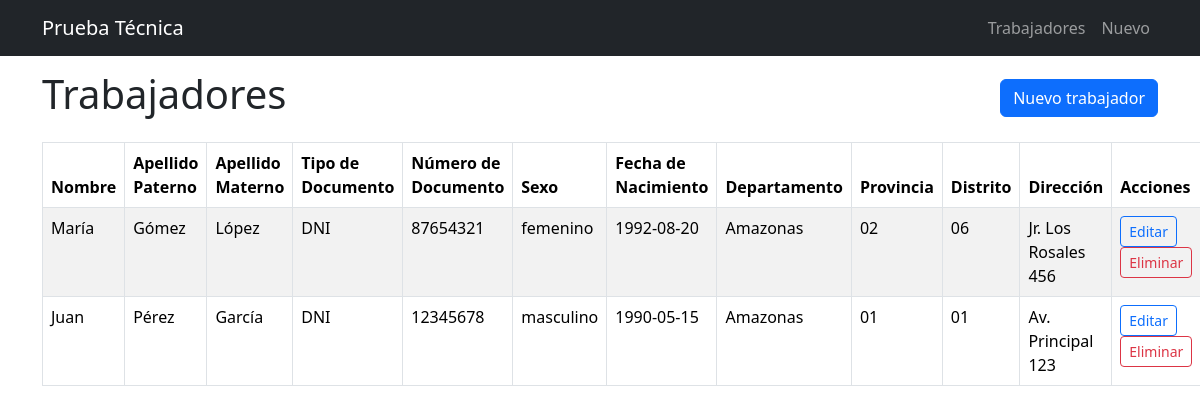
The page / on the database its author committed.
### tables this page shows
CREATE TABLE IF NOT EXISTS trabajadores (
  id INT AUTO_INCREMENT PRIMARY KEY,
  nombre VARCHAR(255) NOT NULL,
  apellido_paterno VARCHAR(255) DEFAULT NULL,
  apellido_materno VARCHAR(255) DEFAULT NULL,
  tipo_documento VARCHAR(50) DEFAULT NULL,
  numero_documento VARCHAR(50) DEFAULT NULL,
  sexo VARCHAR(20) DEFAULT NULL,
  fecha_nacimiento DATE DEFAULT NULL,
  departamento_id VARCHAR(255) DEFAULT NULL,
  provincia_id VARCHAR(255) DEFAULT NULL,
  distrito_id VARCHAR(255) DEFAULT NULL,
  direccion VARCHAR(500) DEFAULT NULL,
  position VARCHAR(255) DEFAULT NULL,
  email VARCHAR(255) DEFAULT NULL,
  salary DECIMAL(10,2) DEFAULT 0,
  created_at TIMESTAMP DEFAULT CURRENT_TIMESTAMP
);

### controllers/TrabajadoresController.php (called while the page is built, shortened)
<?php
class TrabajadoresController
{
    protected $trabajadorModel;
    public function __construct(PDO $pdo)
    {
        $this->trabajadorModel = new Trabajador($pdo);
    }
    protected function render($view, $data = [])
    {
        extract($data);
        include __DIR__ . '/../views/layout/header.php';
        include __DIR__ . '/../views/' . $view . '.php';
        include __DIR__ . '/../views/layout/footer.php';
    }
    public function index()
    {
        $trabajadores = $this->trabajadorModel->all();
        $this->render('trabajadores/index', ['trabajadores' => $trabajadores]);
    }
}

### models/Trabajador.php (called while the page is built, shortened)
<?php
class Trabajador
{
    protected $db;
    public function __construct(PDO $pdo)
    {
        $this->db = $pdo;
    }
    public function all()
    {
        $stmt = $this->db->query('SELECT
            t.id,
            t.nombre,
            t.apellido_paterno,
            t.apellido_materno,
            t.tipo_documento,
            t.numero_documento,
            t.sexo,
            t.fecha_nacimiento,
            t.direccion,
            t.position,
            t.email,
            t.salary,
            t.created_at,
            COALESCE(dist.descripcion, t.distrito_id, "-") AS distrito,
            COALESCE(prov.descripcion, t.provincia_id, "-") AS provincia,
            COALESCE(dep.descripcion, t.departamento_id, "-") AS departamento
        FROM trabajadores t
        LEFT JOIN ubigeodistrito dist ON t.distrito_id COLLATE utf8mb4_unicode_ci = dist.id COLLATE utf8mb4_unicode_ci
        LEFT JOIN ubigeoprovincia prov ON t.provincia_id COLLATE utf8mb4_unicode_ci = prov.id COLLATE utf8mb4_unicode_ci
        LEFT JOIN ubigeodepartamento dep ON t.departamento_id COLLATE utf8mb4_unicode_ci = dep.id COLLATE utf8mb4_unicode_ci
        ORDER BY t.id DESC');
        return $stmt->fetchAll();
    }
}

### views/trabajadores/index.php (the view)
<div class="d-flex justify-content-between align-items-center mb-3">
    <h1>Trabajadores</h1>
    <a href="index.php?controller=trabajadores&action=create" class="btn btn-primary">Nuevo trabajador</a>
</div>
<?php if (empty($trabajadores)): ?>
    <p class="text-muted">No hay trabajadores registrados.</p>
<?php else: ?>
    <table class="table table-striped table-bordered table-hover">
        <thead>
            <tr>
                <th>Nombre</th>
                <th>Apellido Paterno</th>
                <th>Apellido Materno</th>
                <th>Tipo de Documento</th>
                <th>Número de Documento</th>
                <th>Sexo</th>
                <th>Fecha de Nacimiento</th>
                <th>Departamento</th>
                <th>Provincia</th>
                <th>Distrito</th>
                <th>Dirección</th>
                <th>Acciones</th>
            </tr>
        </thead>
        <tbody>
        <?php foreach ($trabajadores as $w): ?>
            <tr>
                <td><?= htmlspecialchars($w['nombre']) ?></td>
                <td><?= htmlspecialchars($w['apellido_paterno']) ?></td>
                <td><?= htmlspecialchars($w['apellido_materno']) ?></td>
                <td><?= htmlspecialchars($w['tipo_documento']) ?></td>
                <td><?= htmlspecialchars($w['numero_documento']) ?></td>
                <td><?= htmlspecialchars($w['sexo']) ?></td>
                <td><?= htmlspecialchars($w['fecha_nacimiento']) ?></td>
                <td><?= htmlspecialchars($w['departamento']) ?></td>
                <td><?= htmlspecialchars($w['provincia']) ?></td>
                <td><?= htmlspecialchars($w['distrito']) ?></td>
                <td><?= htmlspecialchars($w['direccion']) ?></td>
                <td>
                    <a href="index.php?controller=trabajadores&action=edit&id=<?= $w['id'] ?>" class="btn btn-sm btn-outline-primary">Editar</a>
                    <a href="index.php?controller=trabajadores&action=delete&id=<?= $w['id'] ?>" class="btn btn-sm btn-outline-danger" onclick="return confirm('Eliminar trabajador?')">Eliminar</a>
                </td>
            </tr>
        <?php endforeach; ?>
        </tbody>
    </table>
<?php endif; ?>

### index.php (shortened to what this page needs)
<?php
spl_autoload_register(function ($class) {
    $paths = [__DIR__ . '/controllers/' . $class . '.php', __DIR__ . '/models/' . $class . '.php'];
    foreach ($paths as $file) {
        if (file_exists($file)) {
            return;
        }
    }
});
require_once __DIR__ . '/config/database.php';
$controller = isset($_GET['controller']) ? $_GET['controller'] : 'trabajadores';
$action = isset($_GET['action']) ? $_GET['action'] : 'index';
$controllerClass = ucfirst($controller) . 'Controller';
if (class_exists($controllerClass)) {
    $ctrl = new $controllerClass($pdo);
    if (method_exists($ctrl, $action)) {
        $ctrl->{$action}();
        exit;
    }
}
?>

### views/layout/header.php (shortened to what this page needs)
<!doctype html>
<html lang="es">
<head>
    <link href="https://cdn.jsdelivr.net/npm/bootstrap@5.3.2/dist/css/bootstrap.min.css" rel="stylesheet">
</head>
<body>
<nav class="navbar navbar-expand-lg navbar-dark bg-dark fixed-top">
  <div class="container">
    <a class="navbar-brand" href="index.php?controller=trabajadores&action=index">Prueba Técnica</a>
    <div class="collapse navbar-collapse">
      <ul class="navbar-nav ms-auto">
        <li class="nav-item"><a class="nav-link" href="index.php?controller=trabajadores&action=index">Trabajadores</a></li>
        <li class="nav-item"><a class="nav-link" href="index.php?controller=trabajadores&action=create">Nuevo</a></li>
      </ul>
    </div>
  </div>
</nav>
<div class="container">

### views/layout/footer.php (shortened to what this page needs)
</div>
</body>
</html>

### views/layout/header.php (style rules this page uses)
body { padding-top: 70px; }

### rows shown on the page
trabajadores: nombre "María", apellido_paterno "Gómez", apellido_materno "López", tipo_documento "DNI", numero_documento "87654321", sexo "femenino", fecha_nacimiento "1992-08-20", departamento "Amazonas", provincia "02", distrito "06", direccion "Jr. Los Rosales 456"
trabajadores: nombre "Juan", apellido_paterno "Pérez", apellido_materno "García", tipo_documento "DNI", numero_documento "12345678", sexo "masculino", fecha_nacimiento "1990-05-15", departamento "Amazonas", provincia "01", distrito "01", direccion "Av. Principal 123"
